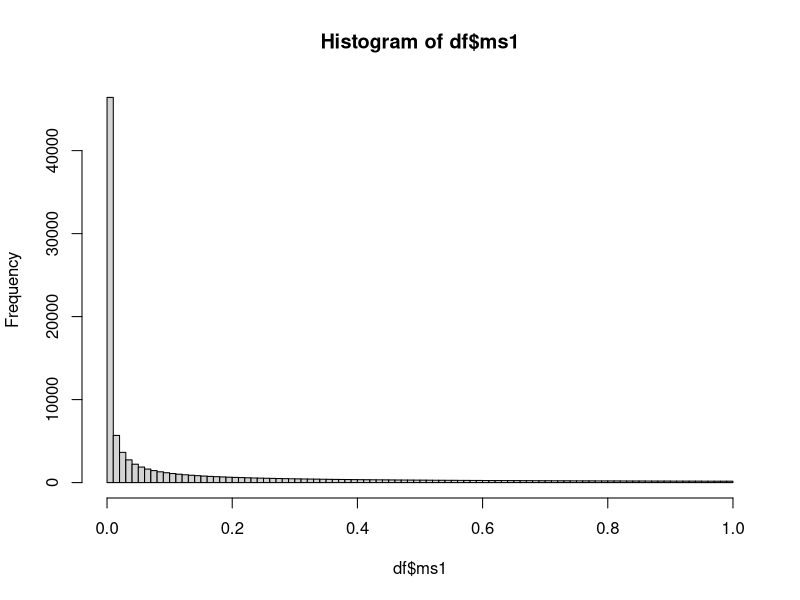
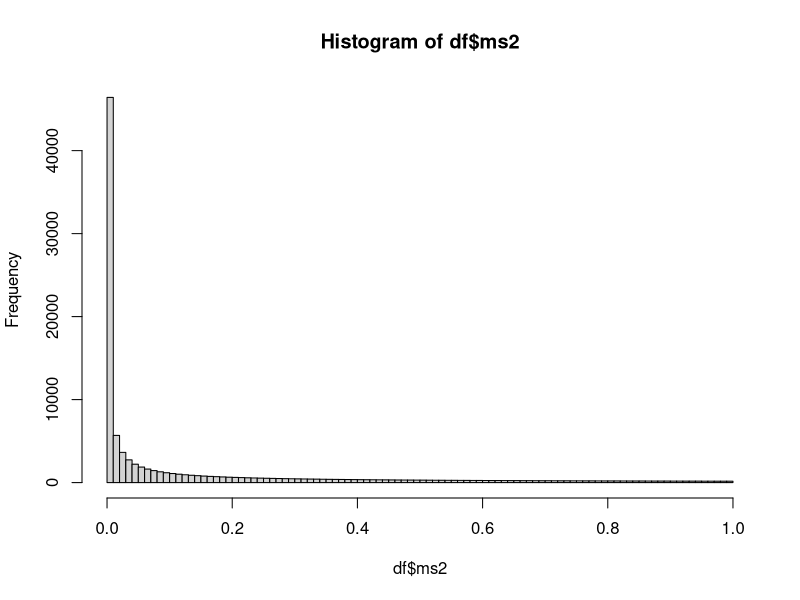
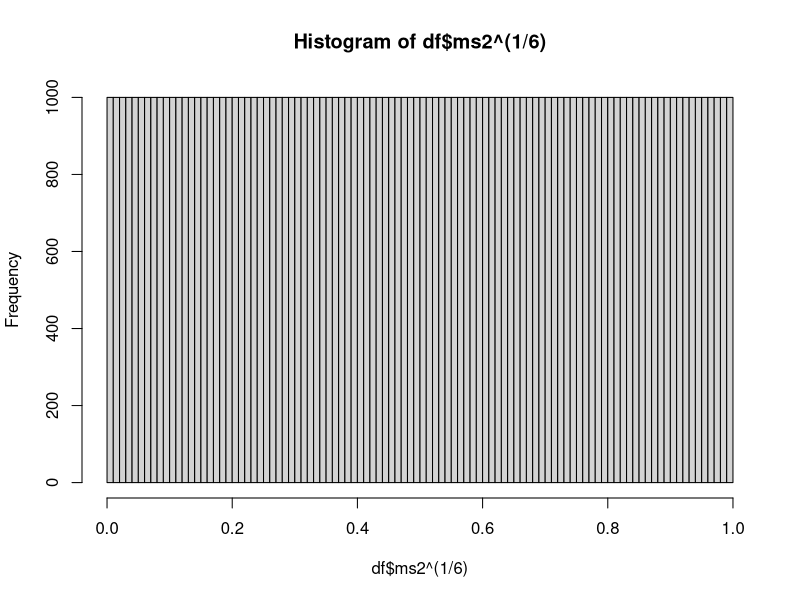
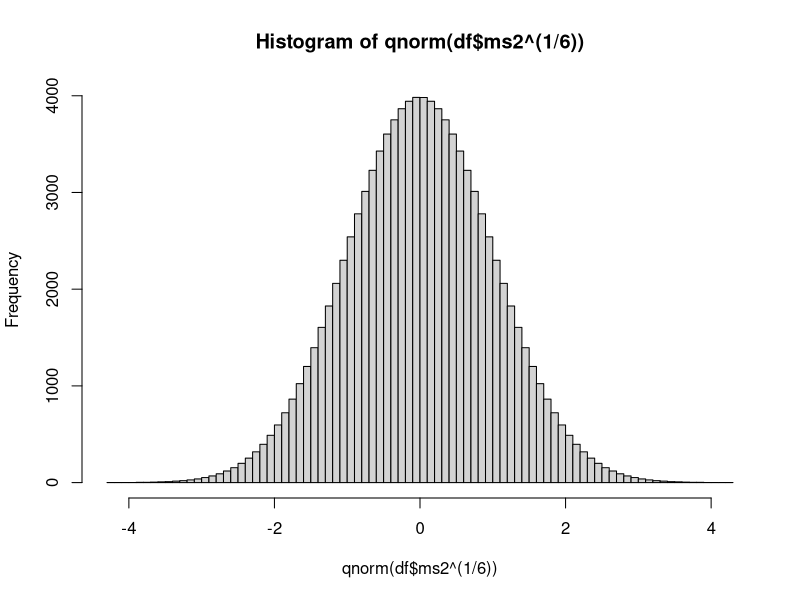
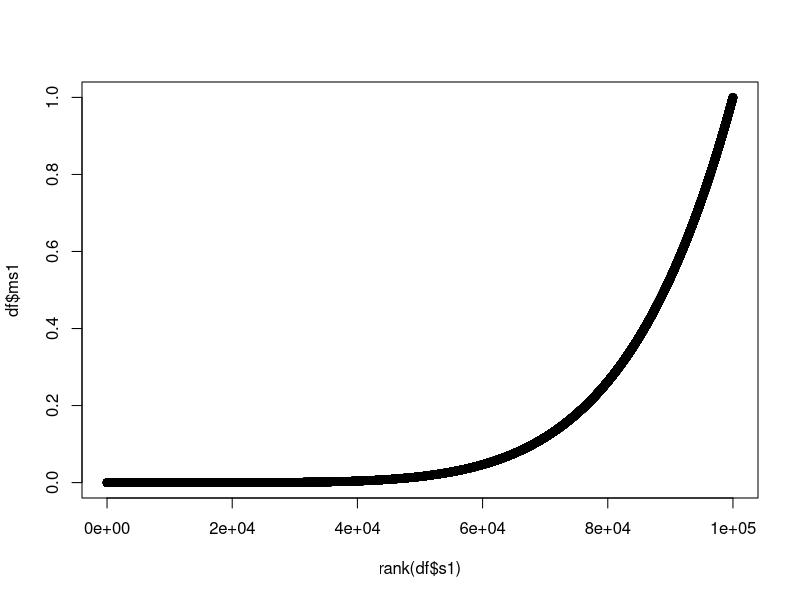

Write R code to recreate these figures, in order.
library(MASS)

my_gini<-function(resp, pred){
  c<-pred[order(pred)]
  d<-resp[order(pred)]
  bc<-c(0, cumsum(d)/sum(d))
  gc<-c(0, cumsum(1-d)/sum(1-d))
  sum((gc[2:(length(gc))]-gc[1:(length(gc)-1)])*(bc[2:(length(bc))]+bc[1:(length(bc)-1)]))-1} 

ginic<-function(bc, gc){
  #function for gini when we have cumulative goods and bads vectors
  sum((gc[2:(length(gc))]-gc[1:(length(gc)-1)])*
        (bc[2:(length(bc))]+bc[1:(length(bc)-1)]))-1
} 

gini_from_r<-function(rho=.5, defrate=.1){
  F1<-function(s, d, rho){integrate(function(x){pnorm((qnorm(d)-rho*x)/sqrt(1-rho^2))*dnorm(x)}, lower=-Inf, upper=s)$value}
  F2<-function(s,d,rho){pnorm((-qnorm(d)+rho*s)/sqrt(1-rho^2))*dnorm(s)}
  F1_<-Vectorize(function(x){F1(x, defrate, rho)})
  F2_<-Vectorize(function(x){F2(x, defrate, rho)})
  2*integrate(function(x){F1_(x)*F2_(x)}, 
              lower=-Inf, upper=Inf, subdivisions=500, rel.tol = .Machine$double.eps^.24)$value/defrate/(1-defrate)-1
}

r_from_gini<-function(gini, defaultrate=.1){
  phi_s1<-function(x){gini_from_r(rho=x, defrate=defaultrate)-gini}
  uniroot(phi_s1,lower=0,upper=1,tol = .Machine$double.eps)$root
}

gini_combine_calculator<-function(g1, g2, corr, defaultrate){
  #rho_s1
  phi_s1<-function(x){gini_from_r(rho=x, defrate=defaultrate)-g1}
  rho_s1<-uniroot(phi_s1,lower=0,upper=1,tol = .Machine$double.eps)$root
  #rho_s2
  phi_s2<-function(x){gini_from_r(rho=x, defrate=defaultrate)-g2}
  rho_s2<-uniroot(phi_s2,lower=0,upper=1,tol = .Machine$double.eps)$root
  
  (a_opt<-(corr*rho_s2-rho_s1)/(corr*rho_s1-rho_s2))
  corr_opt<-(a_opt*rho_s1+rho_s2)/sqrt(a_opt^2+2*a_opt*corr+1)
  g_result0<-gini_from_r(corr_opt, defaultrate)
  g_result1<-if(a_opt<0 | a_opt>1000) {NaN} else {g_result0}
  return(c(new_gini=g_result1, 
           a_opt=a_opt, score_1_weight=a_opt/(1+a_opt), score_2_weight=1/(1+a_opt), 
           rho1=rho_s1, rho2=rho_s2, new_corr=corr_opt, gini1=g1, gini2=g2, corr=corr, defrate=defaultrate))
}

gini_combine_1<-function(g1, g2, corr, defaultrate){
  tryCatch(unname(gini_combine_calculator(g1, g2, corr, defaultrate)[1]), error=function(err) NA)}

gini_combine_1<-Vectorize(gini_combine_1)

gini1_here<-0.4
gini2_here<-0.6
corr_here<-0.3
badrate_here<-0.1

sigma <- matrix(c(1, corr_here, r_from_gini(gini1_here, badrate_here),
                  corr_here, 1, r_from_gini(gini1_here, badrate_here),
                  r_from_gini(gini1_here, badrate_here), r_from_gini(gini1_here, badrate_here), 1), 
                nrow=3)
z <- mvrnorm(100000,mu=rep(0, 3),Sigma=sigma)
df<-z
df[,3]<-(z[,3]<qnorm(badrate_here))*1
df<-data.frame(df)
names(df)<-c('s1', 's2', 'default_flag')
df$ms1<-(rank(df$s1)/length(df$s1))^6
#sum(is.na(df$ms1))
hist(df$ms1, breaks=100)
df$ms2<-(rank(df$s2)/length(df$s2))^6
#df$ms2<-log(df$s2-min(df$s2)+1)
#sum(is.na(df$ms1))
hist(df$ms2, breaks=100)
hist(df$ms2^(1/6), breaks=100)
hist(qnorm(df$ms2^(1/6)), breaks=100)


#gini_combine_1(gini1_here, gini2_here, corr_here, badrate_here)

gini_combine_1(my_gini(df$default_flag, df$s1), my_gini(df$default_flag, df$s2), 
               cor(df$s1, df$s2), mean(df$default_flag))

gini_combine_1(my_gini(df$default_flag, df$ms1), my_gini(df$default_flag, df$ms2), 
               cor(df$ms1, df$ms2), mean(df$default_flag))

gini_combine_1(my_gini(df$default_flag, df$ms1), my_gini(df$default_flag, df$ms2), 
               cor(df$ms1, df$ms2, method="spearman"), mean(df$default_flag))

myprobit <- glm(I(1-default_flag) ~ ms1 + ms2, data = df, family = binomial(link="probit"))
my_gini(myprobit$y, -myprobit$fitted.values)

myprobit2 <- glm(I(1-default_flag) ~ s1 + s2, data = df, family = binomial(link="probit"))
my_gini(myprobit2$y, -myprobit2$fitted.values)


sum(is.na(df$ms1))
sum(is.na(df$ms2))
mean(df$ms1)
mean(df$ms2)

plot(rank(df$s1), df$ms1)
